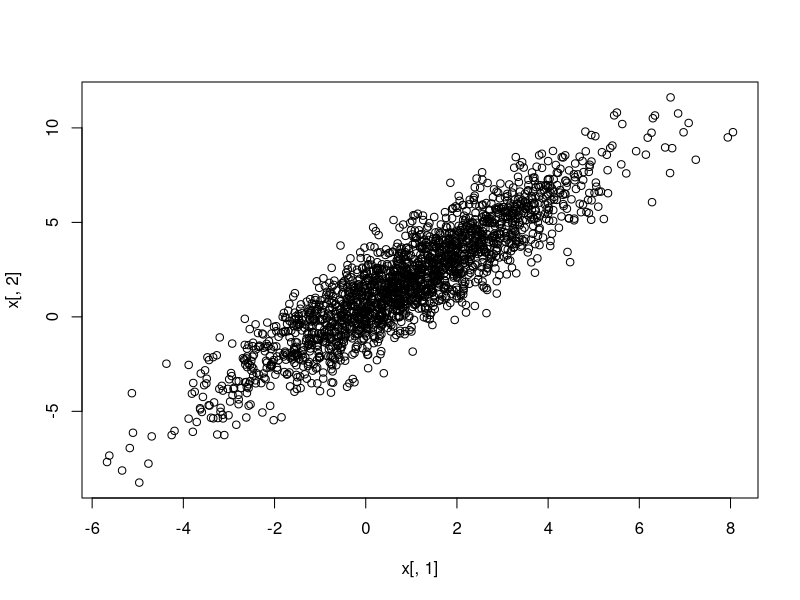
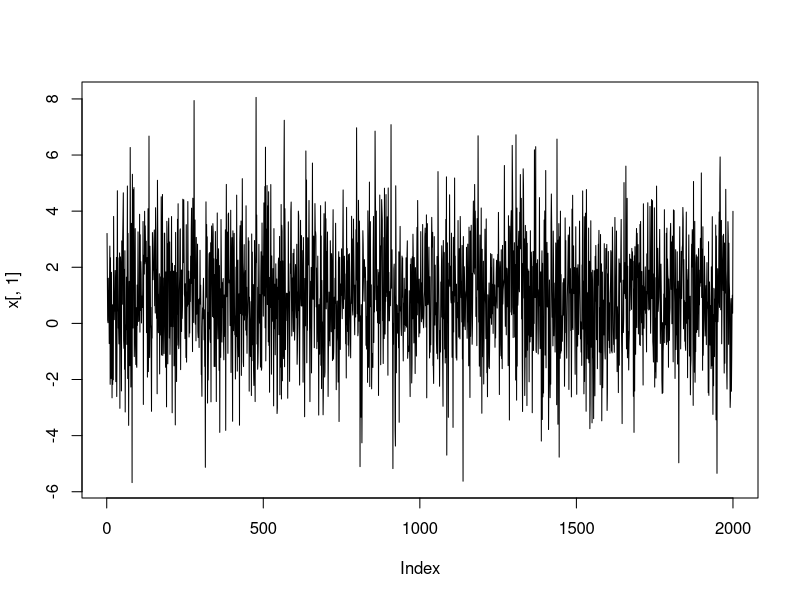
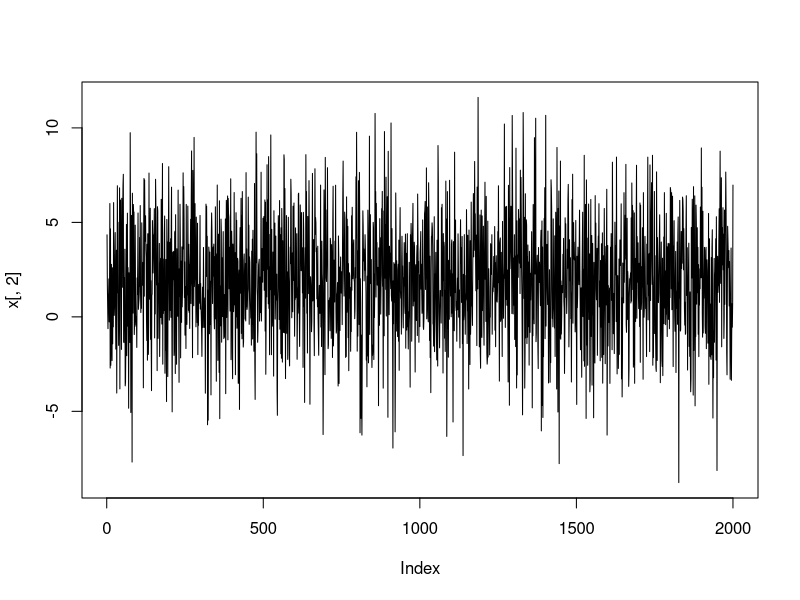
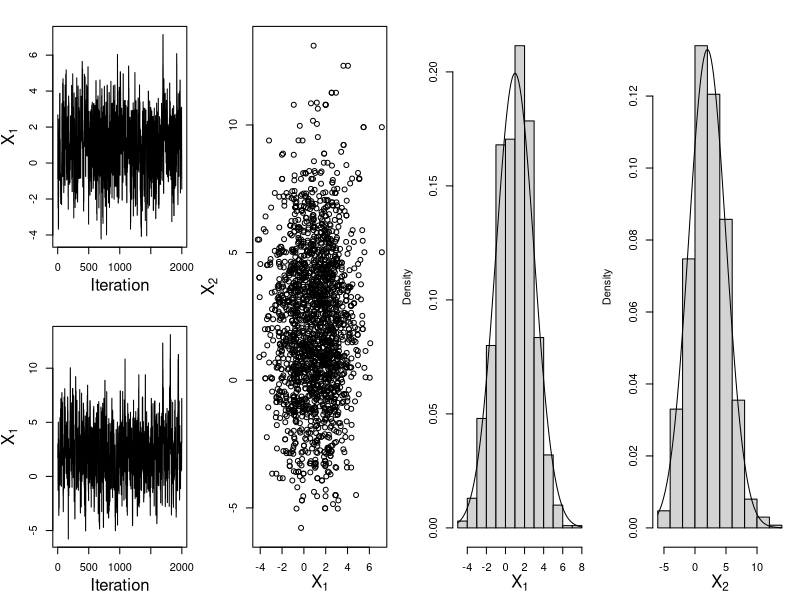
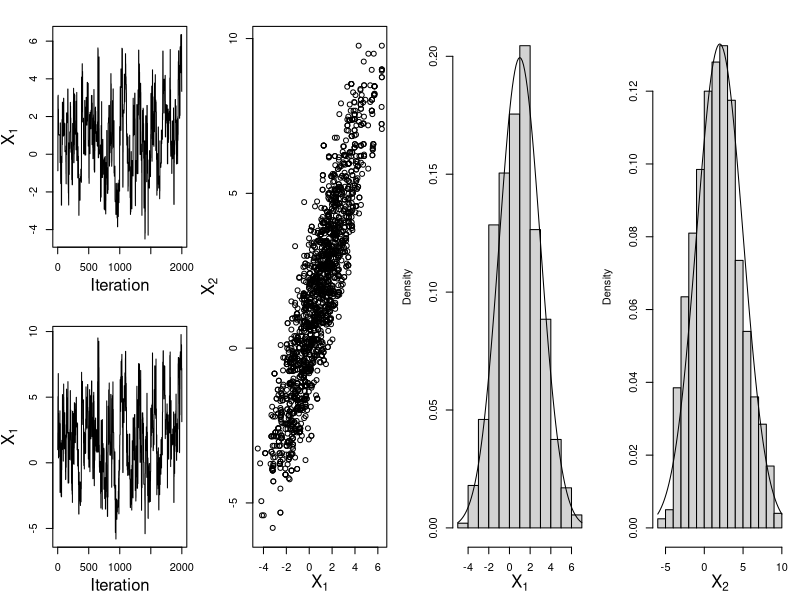
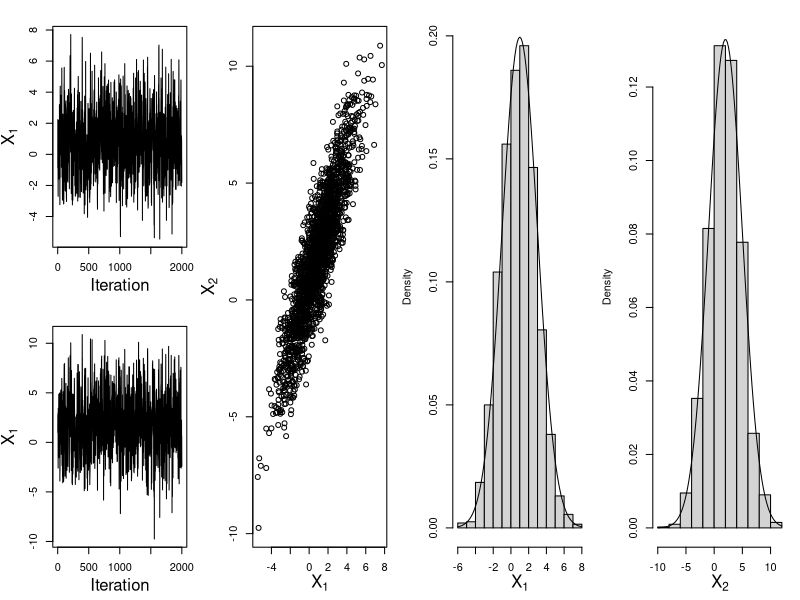

Reproduce these figures in R, in order. (Note: this script raises an error after producing the figures.)
library(mvtnorm)

mh = function(n, mu, sigma, starting_value, step){

  current_value  = starting_value;
  current_den    = dmvnorm(current_value, mean=mu, sigma=sigma, log=TRUE);
  proposal_value = current_value;

  out   = NULL; # to store output
  step1 = step[1]; # proposal step lengths - First component
  step2 = step[2]; # proposal step lengths - Second component

  for(i in 1:n){
  
    ### updating first component ###
  
    proposal_value[1] = runif(1, current_value[1] - step1, current_value[1] + step1);
  
    proposal_den = dmvnorm(proposal_value, mean=mu, sigma=sigma, log=TRUE);
  
    alpha = proposal_den - current_den;
  
    u     = -rexp(1); # equivalent to log(runif(1))
  
    if(u <= alpha){
    
      current_value[1] = proposal_value[1];
      current_den      = proposal_den;
    
    }else{
    
      proposal_value[1] = current_value[1]; # reset proposal
    
    }
  
    ### updating second component ###
  
    proposal_value[2] = runif(1, current_value[2] - step2, current_value[2] + step2);
  
    proposal_den = dmvnorm(proposal_value, mean=mu, sigma=sigma, log = TRUE);
  
    alpha = proposal_den - current_den;
  
    u     = -rexp(1); # equivalent to log(runif(1))
  
    if(u <= alpha){
    
      current_value[2] = proposal_value[2];
      current_den      = proposal_den;
    
    }else{
    
      proposal_value[2] = current_value[2]; # reset proposal
    }
  
    out = rbind(out, current_value);
  }

  rownames(out) = NULL;
  
  return(out);
}

### RUN ###

n     = 2000; # sample size
mu    = c(1,2);
rho   = 0.0;
s1    = 2;
s2    = 3;
s12   = s1 * s2 * rho;
sigma = matrix(c(s1^2, s12, s12, s2^2), ncol=2);

##############
### case 1 ###
##############

set.seed(1)
R1 = mh(n, mu, sigma, starting_value = c(1,1), step = c(4,5))


pdf("lab2_case1.pdf", width = 14, height = 3.5)
layout(matrix(c(1,3,4,5,2,3,4,5), 2, 4, byrow = TRUE))
par(mar= c(4,4,2,1))
plot(R1[,1], type = "l", xlab = "", ylab = "");
mtext("Iteration", side = 1, line = 2.5);
mtext(expression(X[1]), side = 2, line = 2.5);

plot(R1[,2], type = "l", xlab = "", ylab = "");
mtext("Iteration", side = 1, line = 2.5);
mtext(expression(X[1]), side = 2, line = 2.5);

plot(R1[,1], R1[,2], main = "", xlab = "", ylab = "");
mtext(expression(X[1]), side = 1, line = 2.5);
mtext(expression(X[2]), side = 2, line = 2.5);

hist(R1[,1], freq = FALSE, xlab ="", main = ""); curve(dnorm(x, mean=mu[1], sd =s1), add = TRUE);
mtext(expression(X[1]), side = 1, line = 2.5);

hist(R1[,2], freq = FALSE, xlab = "", main = ""); curve(dnorm(x, mean=mu[2], sd =s2), add = TRUE)
mtext(expression(X[2]), side = 1, line = 2.5);
dev.off()

coda::effectiveSize(R1[,1])
coda::effectiveSize(R1[,2])

##############
### case 2 ###
##############

rho   = 0.9;
s12   = s1 * s2 * rho;
sigma = matrix(c(s1^2, s12, s12, s2^2), ncol=2);

set.seed(1)
R2 = mh(n, mu, sigma, starting_value = c(1,1), step = c(4,5))

pdf("lab2_case2.pdf", width = 14, height = 3.5)
layout(matrix(c(1,3,4,5,2,3,4,5), 2, 4, byrow = TRUE))
par(mar= c(4,4,2,1))
plot(R2[,1], type = "l", xlab = "", ylab = "");
mtext("Iteration", side = 1, line = 2.5);
mtext(expression(X[1]), side = 2, line = 2.5);

plot(R2[,2], type = "l", xlab = "", ylab = "");
mtext("Iteration", side = 1, line = 2.5);
mtext(expression(X[1]), side = 2, line = 2.5);

plot(R2[,1], R2[,2], main = "", xlab = "", ylab = "");
mtext(expression(X[1]), side = 1, line = 2.5);
mtext(expression(X[2]), side = 2, line = 2.5);

hist(R2[,1], freq = FALSE, xlab ="", main = ""); curve(dnorm(x, mean=mu[1], sd =s1), add = TRUE);
mtext(expression(X[1]), side = 1, line = 2.5);

hist(R2[,2], freq = FALSE, xlab = "", main = ""); curve(dnorm(x, mean=mu[2], sd =s2), add = TRUE)
mtext(expression(X[2]), side = 1, line = 2.5);
dev.off()

coda::effectiveSize(R2[,1])
coda::effectiveSize(R2[,2])

# 2000 samples using thining factor = 10
set.seed(1)
R3 = mh(n = 20000, mu, sigma, starting_value = c(1,1), step = c(4,5));
R3 = R3[seq(1,20000, by = 10),];

pdf("lab2_case2_1.pdf", width = 14, height = 3.5)
layout(matrix(c(1,3,4,5,2,3,4,5), 2, 4, byrow = TRUE))
par(mar= c(4,4,2,1))
plot(R3[,1], type = "l", xlab = "", ylab = "");
mtext("Iteration", side = 1, line = 2.5);
mtext(expression(X[1]), side = 2, line = 2.5);

plot(R3[,2], type = "l", xlab = "", ylab = "");
mtext("Iteration", side = 1, line = 2.5);
mtext(expression(X[1]), side = 2, line = 2.5);

plot(R3[,1], R3[,2], main = "", xlab = "", ylab = "");
mtext(expression(X[1]), side = 1, line = 2.5);
mtext(expression(X[2]), side = 2, line = 2.5);

hist(R3[,1], freq = FALSE, xlab ="", main = ""); curve(dnorm(x, mean=mu[1], sd =s1), add = TRUE);
mtext(expression(X[1]), side = 1, line = 2.5);

hist(R3[,2], freq = FALSE, xlab = "", main = ""); curve(dnorm(x, mean=mu[2], sd =s2), add = TRUE)
mtext(expression(X[2]), side = 1, line = 2.5);
dev.off()

coda::effectiveSize(R3[,1]);
coda::effectiveSize(R3[,2]);

#########################
### mvtnormal example ###
#########################

x = rmvnorm(n, mean = mu, sigma = sigma);

plot(x[,1], x[,2])
plot(x[,1], type = "l")
plot(x[,2], type = "l")

coda::effectiveSize(x[,1])
coda::effectiveSize(x[,2])

### my multivariate normal ###

f = function(x, mu, sigma){
  
  dif = x - mu;

  aux1 = - 0.5 * dif %*% solve(sigma) %*% dif;

  aux2 = - 0.5 * (length(x) * log(2* pi) + log(det(sigma)) );
  
  return(aux1 + aux2);
  
}

f(current_value, mu, sigma)
